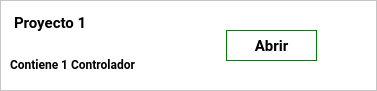
<?xml version="1.0" encoding="UTF-8"?>
<ui version="4.0">
 <class>Form</class>
 <widget class="QWidget" name="Form">
  <property name="windowModality">
   <enum>Qt::WindowModal</enum>
  </property>
  <property name="geometry">
   <rect>
    <x>0</x>
    <y>0</y>
    <width>377</width>
    <height>91</height>
   </rect>
  </property>
  <property name="windowTitle">
   <string>Form</string>
  </property>
  <property name="styleSheet">
   <string notr="true">background-color: rgb(255, 255, 255);</string>
  </property>
  <widget class="QFrame" name="ProjectFrame">
   <property name="geometry">
    <rect>
     <x>0</x>
     <y>0</y>
     <width>377</width>
     <height>91</height>
    </rect>
   </property>
   <property name="maximumSize">
    <size>
     <width>16777215</width>
     <height>91</height>
    </size>
   </property>
   <property name="frameShape">
    <enum>QFrame::StyledPanel</enum>
   </property>
   <property name="frameShadow">
    <enum>QFrame::Raised</enum>
   </property>
   <layout class="QGridLayout" name="gridLayout">
    <item row="0" column="0">
     <widget class="QTextBrowser" name="ProjectTitle">
      <property name="maximumSize">
       <size>
        <width>161</width>
        <height>31</height>
       </size>
      </property>
      <property name="font">
       <font>
        <family>Roboto</family>
        <pointsize>11</pointsize>
        <weight>75</weight>
        <bold>true</bold>
       </font>
      </property>
      <property name="frameShape">
       <enum>QFrame::NoFrame</enum>
      </property>
      <property name="lineWidth">
       <number>0</number>
      </property>
      <property name="verticalScrollBarPolicy">
       <enum>Qt::ScrollBarAsNeeded</enum>
      </property>
      <property name="horizontalScrollBarPolicy">
       <enum>Qt::ScrollBarAlwaysOff</enum>
      </property>
      <property name="sizeAdjustPolicy">
       <enum>QAbstractScrollArea::AdjustToContentsOnFirstShow</enum>
      </property>
      <property name="autoFormatting">
       <set>QTextEdit::AutoNone</set>
      </property>
      <property name="documentTitle">
       <string/>
      </property>
      <property name="html">
       <string>&lt;!DOCTYPE HTML PUBLIC &quot;-//W3C//DTD HTML 4.0//EN&quot; &quot;http://www.w3.org/TR/REC-html40/strict.dtd&quot;&gt;
&lt;html&gt;&lt;head&gt;&lt;meta name=&quot;qrichtext&quot; content=&quot;1&quot; /&gt;&lt;style type=&quot;text/css&quot;&gt;
p, li { white-space: pre-wrap; }
&lt;/style&gt;&lt;/head&gt;&lt;body style=&quot; font-family:'Roboto'; font-size:11pt; font-weight:600; font-style:normal;&quot;&gt;
&lt;p style=&quot; margin-top:0px; margin-bottom:0px; margin-left:0px; margin-right:0px; -qt-block-indent:0; text-indent:0px;&quot;&gt;&lt;span style=&quot; font-family:'Noto Sans';&quot;&gt;Proyecto 1&lt;/span&gt;&lt;/p&gt;&lt;/body&gt;&lt;/html&gt;</string>
      </property>
      <property name="overwriteMode">
       <bool>false</bool>
      </property>
      <property name="acceptRichText">
       <bool>true</bool>
      </property>
      <property name="openLinks">
       <bool>false</bool>
      </property>
     </widget>
    </item>
    <item row="0" column="1" rowspan="2">
     <widget class="QFrame" name="btnAbrirFrame">
      <property name="frameShape">
       <enum>QFrame::NoFrame</enum>
      </property>
      <property name="frameShadow">
       <enum>QFrame::Raised</enum>
      </property>
      <property name="lineWidth">
       <number>0</number>
      </property>
      <layout class="QVBoxLayout" name="btnAbrirLayout">
       <property name="spacing">
        <number>0</number>
       </property>
       <property name="leftMargin">
        <number>0</number>
       </property>
       <property name="topMargin">
        <number>0</number>
       </property>
       <property name="rightMargin">
        <number>0</number>
       </property>
       <property name="bottomMargin">
        <number>0</number>
       </property>
       <item alignment="Qt::AlignHCenter">
        <widget class="QPushButton" name="btnAbrir">
         <property name="minimumSize">
          <size>
           <width>91</width>
           <height>31</height>
          </size>
         </property>
         <property name="maximumSize">
          <size>
           <width>91</width>
           <height>31</height>
          </size>
         </property>
         <property name="font">
          <font>
           <family>Roboto</family>
           <pointsize>11</pointsize>
           <weight>75</weight>
           <bold>true</bold>
          </font>
         </property>
         <property name="styleSheet">
          <string notr="true">border: 1px solid green;</string>
         </property>
         <property name="text">
          <string>Abrir</string>
         </property>
         <property name="icon">
          <iconset resource="../../resources/resources.qrc">
           <normaloff>:/source/img/Abrir.png</normaloff>:/source/img/Abrir.png</iconset>
         </property>
         <property name="flat">
          <bool>true</bool>
         </property>
        </widget>
       </item>
      </layout>
     </widget>
    </item>
    <item row="1" column="0">
     <widget class="QLabel" name="lblCount">
      <property name="font">
       <font>
        <family>Roboto</family>
        <pointsize>9</pointsize>
        <weight>75</weight>
        <bold>true</bold>
       </font>
      </property>
      <property name="text">
       <string>Contiene 1 Controlador</string>
      </property>
     </widget>
    </item>
   </layout>
  </widget>
 </widget>
 <resources>
  <include location="../../resources/resources.qrc"/>
 </resources>
 <connections/>
</ui>
